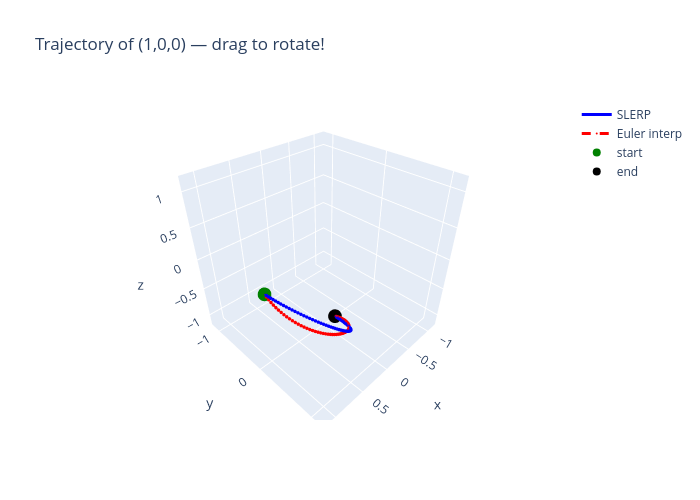

This figure's notebook cell:
### Markdown cell above
### SLERP vs Euler Interpolation

The plot below interpolates between two rotations using both methods and tracks where a reference point $(1,0,0)$ ends up:
- **Left:** 3D trajectory on the unit sphere. SLERP takes the shortest path; Euler interpolation can wander.
- **Right:** Per-step rotation angle. SLERP has constant angular velocity; Euler varies wildly.

### Code cell
import plotly.graph_objects as go

_euler_start = np.array([0, 0, 0])
_euler_end = np.array([np.radians(120), np.radians(80), np.radians(-60)])
_q_start = matrix_to_quat(euler_to_matrix(*_euler_start))
_q_end = matrix_to_quat(euler_to_matrix(*_euler_end))

_N = 60
_ts = np.linspace(0, 1, _N)
_ref = np.array([1.0, 0, 0])

_slerp_pts = np.array([quat_to_matrix(slerp(_q_start, _q_end, t)) @ _ref for t in _ts])
_euler_pts = np.array([euler_to_matrix(*((1-t)*_euler_start + t*_euler_end)) @ _ref for t in _ts])

# Interactive 3D plot with plotly
fig3d = go.Figure()
fig3d.add_trace(go.Scatter3d(
    x=_slerp_pts[:, 0], y=_slerp_pts[:, 1], z=_slerp_pts[:, 2],
    mode="lines+markers", marker=dict(size=2), line=dict(color="blue", width=3),
    name="SLERP"
))
fig3d.add_trace(go.Scatter3d(
    x=_euler_pts[:, 0], y=_euler_pts[:, 1], z=_euler_pts[:, 2],
    mode="lines+markers", marker=dict(size=2), line=dict(color="red", width=3, dash="dash"),
    name="Euler interp"
))
fig3d.add_trace(go.Scatter3d(
    x=[_ref[0]], y=[_ref[1]], z=[_ref[2]],
    mode="markers", marker=dict(size=8, color="green"), name="start"
))
_end_pt = euler_to_matrix(*_euler_end) @ _ref
fig3d.add_trace(go.Scatter3d(
    x=[_end_pt[0]], y=[_end_pt[1]], z=[_end_pt[2]],
    mode="markers", marker=dict(size=8, color="black"), name="end"
))
fig3d.update_layout(
    title="Trajectory of (1,0,0) — drag to rotate!",
    scene=dict(xaxis=dict(range=[-1.2, 1.2]), yaxis=dict(range=[-1.2, 1.2]), zaxis=dict(range=[-1.2, 1.2]),
               aspectmode="cube"),
    width=700, height=500
)
fig3d.show()

# Per-step angle (matplotlib — 2D is fine)
def _step_angle(R1, R2):
    return np.degrees(np.arccos(np.clip((np.trace(R1.T @ R2) - 1) / 2, -1, 1)))

_slerp_steps = [_step_angle(quat_to_matrix(slerp(_q_start, _q_end, _ts[i-1])),
                             quat_to_matrix(slerp(_q_start, _q_end, _ts[i]))) for i in range(1, _N)]
_euler_steps = [_step_angle(euler_to_matrix(*((1-_ts[i-1])*_euler_start + _ts[i-1]*_euler_end)),
                             euler_to_matrix(*((1-_ts[i])*_euler_start + _ts[i]*_euler_end))) for i in range(1, _N)]

_fig, _ax = plt.subplots(figsize=(9, 4))
_ax.plot(_ts[1:], _slerp_steps, "b-", lw=2, label="SLERP (constant)")
_ax.plot(_ts[1:], _euler_steps, "r--", lw=2, label="Euler (variable)")
_ax.set_xlabel("t"); _ax.set_ylabel("Step angle (degrees)")
_ax.set_title("Per-step rotation angle")
_ax.legend(); _ax.grid(True, alpha=0.3)
plt.tight_layout()
plt.show()

### Figure 1 — Plotly figure (JSON) as saved in the notebook; plotly's stock layout.template omitted (floating-point values rounded to 4 significant figures)
{"data": [{"line": {"color": "blue", "width": 3}, "marker": {"size": 2}, "mode": "lines+markers", "name": "SLERP", "type": "scatter3d", "x": [1.0, 0.9993, 0.9971, 0.9935, 0.9885, 0.9821, 0.9743, 0.9651, 0.9545, 0.9426, 0.9295, 0.9151, 0.8994, 0.8826, 0.8647, 0.8457, 0.8256, 0.8046, 0.7826, 0.7598, 0.7362, 0.7118, 0.6868, 0.6611, 0.6349, 0.6082, 0.5811, 0.5537, 0.526, 0.4981, 0.4701, 0.4421, 0.4141, 0.3862, 0.3585, 0.3311, 0.3039, 0.2772, 0.251, 0.2253, 0.2002, 0.1757, 0.152, 0.1291, 0.1071, 0.08601, 0.06588, 0.04678, 0.02876, 0.01187, -0.00385, -0.01836, -0.03161, -0.04358, -0.05423, -0.06353, -0.07146, -0.07799, -0.08312, -0.08682], "y": [0.0, 0.0379, 0.0758, 0.1136, 0.1512, 0.1885, 0.2253, 0.2617, 0.2975, 0.3326, 0.3669, 0.4003, 0.4328, 0.4642, 0.4945, 0.5236, 0.5514, 0.5778, 0.6028, 0.6263, 0.6482, 0.6685, 0.6871, 0.704, 0.7192, 0.7325, 0.744, 0.7536, 0.7614, 0.7672, 0.7711, 0.773, 0.773, 0.771, 0.7671, 0.7612, 0.7535, 0.7438, 0.7323, 0.7189, 0.7037, 0.6868, 0.6681, 0.6477, 0.6258, 0.6023, 0.5772, 0.5508, 0.523, 0.4939, 0.4636, 0.4321, 0.3996, 0.3662, 0.3319, 0.2968, 0.261, 0.2246, 0.1877, 0.1504], "z": [0.0, 0.002091, 0.002863, 0.002313, 0.0004439, -0.002741, -0.007232, -0.01302, -0.02008, -0.02841, -0.03797, -0.04875, -0.06071, -0.07383, -0.08806, -0.1034, -0.1197, -0.1371, -0.1554, -0.1746, -0.1947, -0.2155, -0.2371, -0.2594, -0.2823, -0.3058, -0.3298, -0.3542, -0.379, -0.4041, -0.4295, -0.455, -0.4807, -0.5064, -0.532, -0.5576, -0.583, -0.6082, -0.6331, -0.6576, -0.6817, -0.7053, -0.7284, -0.7508, -0.7726, -0.7937, -0.8139, -0.8333, -0.8519, -0.8695, -0.8861, -0.9016, -0.9161, -0.9295, -0.9418, -0.9528, -0.9627, -0.9713, -0.9787, -0.9848]}, {"line": {"color": "red", "dash": "dash", "width": 3}, "marker": {"size": 2}, "mode": "lines+markers", "name": "Euler interp", "type": "scatter3d", "x": [1.0, 0.9991, 0.9964, 0.9918, 0.9855, 0.9774, 0.9676, 0.956, 0.9428, 0.9279, 0.9115, 0.8936, 0.8742, 0.8534, 0.8312, 0.8078, 0.7833, 0.7576, 0.731, 0.7034, 0.675, 0.6459, 0.6161, 0.5858, 0.5551, 0.5241, 0.4928, 0.4614, 0.43, 0.3986, 0.3675, 0.3366, 0.3061, 0.2762, 0.2468, 0.218, 0.1901, 0.163, 0.1369, 0.1118, 0.08784, 0.06505, 0.04351, 0.02331, 0.004483, -0.0129, -0.02879, -0.04314, -0.05591, -0.06708, -0.0766, -0.08446, -0.09064, -0.09514, -0.09794, -0.09904, -0.09847, -0.09623, -0.09234, -0.08682], "y": [0.0, 0.03548, 0.07086, 0.106, 0.1409, 0.1753, 0.2093, 0.2426, 0.2752, 0.307, 0.3379, 0.3678, 0.3967, 0.4244, 0.4508, 0.476, 0.4998, 0.5222, 0.5431, 0.5624, 0.5802, 0.5963, 0.6107, 0.6234, 0.6344, 0.6437, 0.6511, 0.6569, 0.6608, 0.663, 0.6634, 0.6621, 0.6591, 0.6544, 0.648, 0.64, 0.6305, 0.6194, 0.6069, 0.593, 0.5778, 0.5613, 0.5436, 0.5249, 0.5051, 0.4844, 0.4628, 0.4405, 0.4176, 0.394, 0.3701, 0.3457, 0.3211, 0.2964, 0.2716, 0.2468, 0.2222, 0.1979, 0.1739, 0.1504], "z": [0.0, -0.02366, -0.04731, -0.07094, -0.09452, -0.1181, -0.1415, -0.1649, -0.1882, -0.2114, -0.2345, -0.2574, -0.2802, -0.3028, -0.3253, -0.3476, -0.3697, -0.3915, -0.4132, -0.4346, -0.4558, -0.4768, -0.4974, -0.5178, -0.5379, -0.5577, -0.5772, -0.5964, -0.6152, -0.6337, -0.6518, -0.6696, -0.687, -0.704, -0.7206, -0.7368, -0.7526, -0.7679, -0.7829, -0.7974, -0.8114, -0.825, -0.8382, -0.8509, -0.8631, -0.8748, -0.886, -0.8967, -0.9069, -0.9166, -0.9258, -0.9345, -0.9427, -0.9503, -0.9574, -0.964, -0.97, -0.9755, -0.9804, -0.9848]}, {"marker": {"color": "green", "size": 8}, "mode": "markers", "name": "start", "type": "scatter3d", "x": [1], "y": [0], "z": [0]}, {"marker": {"color": "black", "size": 8}, "mode": "markers", "name": "end", "type": "scatter3d", "x": [-0.08682], "y": [0.1504], "z": [-0.9848]}], "layout": {"height": 500, "scene": {"aspectmode": "cube", "xaxis": {"range": [-1.2, 1.2]}, "yaxis": {"range": [-1.2, 1.2]}, "zaxis": {"range": [-1.2, 1.2]}}, "title": {"text": "Trajectory of (1,0,0) — drag to rotate!"}, "width": 700}}
